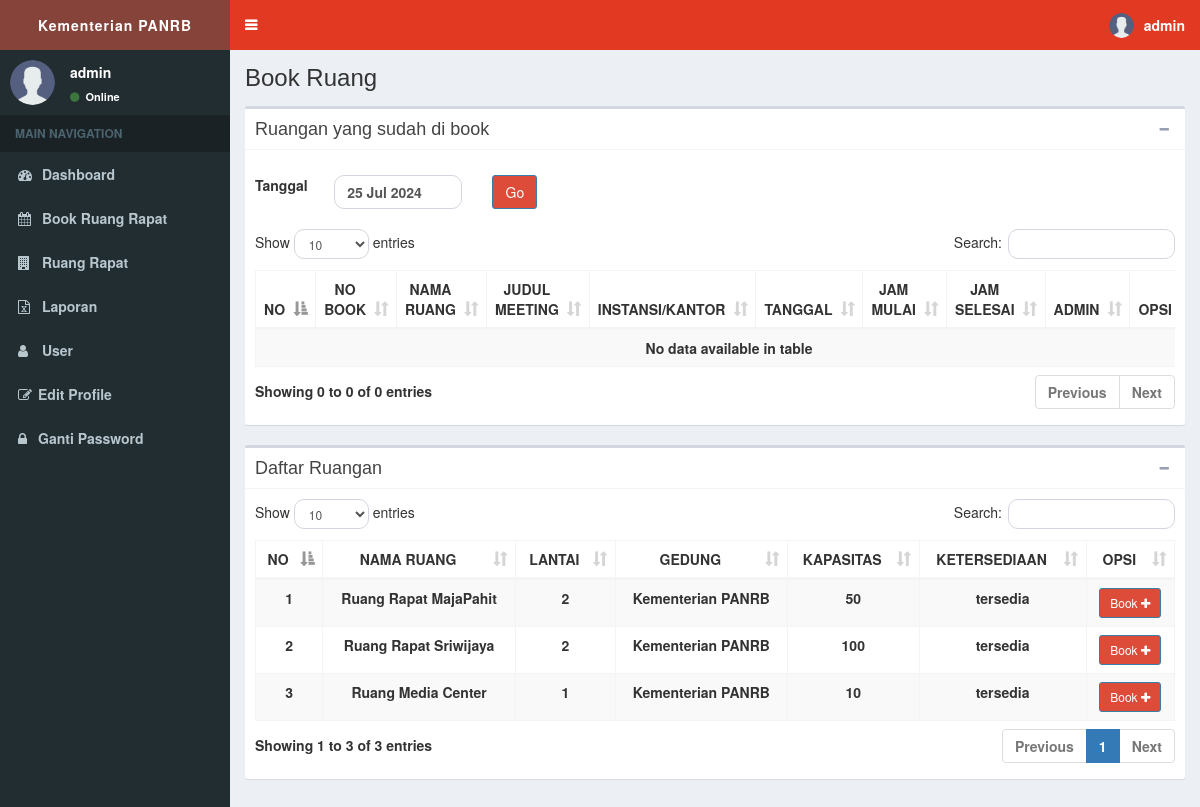
Page /page/bookruang/bookruang.php (signed in) on the committed database.
### tables this page shows
CREATE TABLE `tb_ruang` (
  `id_ruang` int(11) NOT NULL,
  `lantai_ruang` varchar(50) DEFAULT NULL,
  `gedung` varchar(50) DEFAULT NULL,
  `nama_ruang` varchar(50) DEFAULT NULL,
  `kapasitas` varchar(50) DEFAULT NULL,
  `ketersediaan` varchar(50) DEFAULT NULL
);

### page/bookruang/bookruang.php (the view, shortened to what this page needs)
<?php require_once '../template/header.php'; ?>
<?php require_once '../../function/koneksi.php'; ?>
<div class="wrapper">
  <body class="hold-transition skin-blue sidebar-mini">
    <?php require_once '../template/headermain.php' ?>
    <?php require_once '../template/asidebar.php' ?>
    <div class="content-wrapper">
      <section class="content-header">
        <h1>
        Book Ruang
        </h1>
      </section>
      <section class="content">
        <div class="box">
          <div class="box-header with-border">
            <h3 class="box-title">Ruangan yang sudah di book</h3>
            <div class="box-tools pull-right">
              <button type="button" class="btn btn-box-tool" data-widget="collapse" data-toggle="tooltip"
              title="Collapse">
              <i class="fa fa-minus"></i></button>
            </div>
          </div>
          <div class="box-body">
            <div class="row">
              <form action="bookruang.php" method="get" class="form-tanggal">
                <div class="form-group">
                  <label class="col-sm-1 control-label">Tanggal</label>
                  <div class="col-sm-2">
                    <?php  if (isset($_GET['tanggal'])) { ?>
                    <input type="text" name="tanggal" class="form-control"
                    value="<?= $_GET['tanggal'] ?>">
                    <?php } else {?>
                    <input type="text" name="tanggal" class="form-control"
                    value="<?= date('d M Y'); ?>">
                    <?php } ?>
                  </div>
                </div>
                <div class="col-sm-2">
                  <button class="btn btn-primary" type="submit">Go</button>
                </div>
              </form>
            </div>
            <br>
            <div  class="table-responsive">
              <table class="table table-hover table-bordered table-striped text-center table-data" width="100%">
                <thead>
                  <tr>
                    <th>NO</th>
                    <th>NO BOOK</th>
                    <th>NAMA RUANG</th>
                    <th>JUDUL MEETING</th>
                    <th>INSTANSI/KANTOR</th>
                    <th>TANGGAL</th>
                    <th>JAM MULAI</th>
                    <th>JAM SELESAI</th>
                    <th>ADMIN</th>
                    <th>OPSI</th>
                  </tr>
                </thead>
                <tbody>
                </tbody>
              </table>
            </div>
          </div>
        </div>
        <div class="box">
          <div class="box-header with-border">
            <h3 class="box-title">Daftar Ruangan</h3>
            <div class="box-tools pull-right">
              <button type="button" class="btn btn-box-tool" data-widget="collapse" data-toggle="tooltip"
              title="Collapse">
              <i class="fa fa-minus"></i></button>
            </div>
          </div>
          <div class="box-body">
            <table class="table table-hover table-bordered table-striped text-center table-data" width="100%">
              <thead>
                <tr>
                  <th>NO</th>
                  <th>NAMA RUANG</th>
                  <th>LANTAI</th>
                  <th>GEDUNG</th>
                  <th>KAPASITAS</th>
                  <th>KETERSEDIAAN</th>
                  <th>OPSI</th>
                </tr>
              </thead>
              <tbody>
                <?php
                $sql ="SELECT * FROM tb_ruang";
                $query = mysqli_query($koneksi,$sql);
                $no=1;
                ?>
                <?php while ($result = mysqli_fetch_assoc($query)): ?>
                <tr>
                  <td><?=$no?></td>
                  <td><?=$result['nama_ruang']?></td>
                  <td><?=$result['lantai_ruang']?></td>
                  <td><?=$result['gedung']?></td>
                  <td><?=$result['kapasitas']?></td>
                  <td><?=$result['ketersediaan']?></td>
                  <td>
                    <?php if ($result['ketersediaan'] == 'tidak tersedia'): ?>
                    <button class="btn btn-sm btn-primary" disabled>Book <i class="fa fa-plus"></i></button>
                    <?php else: ?>
                    <a href="tambahbook.php?idruang=<?=$result['id_ruang']?>" class="btn btn-sm btn-primary"> Book <i class="fa fa-plus"></i></a>
                    <?php endif; ?>
                  </td>
                </tr>
                <?php $no++; endwhile; ?>
              </tbody>
            </table>
          </div>
        </div>
      </section>
    </div>
  </div>
  <?php require_once '../template/footer.php'; ?>

### page/template/header.php (shortened to what this page needs)
<!DOCTYPE html>
<html>
<head>
  <link rel="stylesheet" href="../../assets/bower_components/bootstrap/dist/css/bootstrap.min.css">
  <link rel="stylesheet" href="../../assets/bower_components/font-awesome/css/font-awesome.min.css">
  <link rel="stylesheet" href="../../assets/dist/css/AdminLTE.min.css">
  <link rel="stylesheet" href="../../assets/dist/css/skins/_all-skins.min.css">
   <link rel="stylesheet" href="../../assets/bower_components/datatables/css/dataTables.bootstrap.min.css">
  <link rel="stylesheet" href="../../assets/bower_components/bootstrap-datepicker/dist/css/bootstrap-datepicker.min.css">
  <link rel="stylesheet" href="../../assets/dist/css/custom.css">
</head>

### page/template/headermain.php (shortened to what this page needs)
<header class="main-header">
    <a href="../../index2.html" class="logo">
      <span class="logo-mini"><b>Kementerian PANRB/b></span>
      <span class="logo-lg"><b> Kementerian PANRB</b></span>
    </a>
    <nav class="navbar navbar-static-top">
      <a href="#" class="sidebar-toggle" data-toggle="push-menu" role="button">
      </a>
      <div class="navbar-custom-menu">
        <ul class="nav navbar-nav">
          <li class="dropdown user user-menu">
            <a href="#" class="dropdown-toggle" data-toggle="dropdown">
              <img src="../../assets/dist/img/user.png" class="user-image" alt="User Image">
              <span class="hidden-xs"><?=$_SESSION['nama_user']?></span>
            </a>
          </li>
        </ul>
      </div>
    </nav>
  </header>

### page/template/asidebar.php
<aside class="main-sidebar">
    <section class="sidebar">
      <div class="user-panel">
        <div class="pull-left image">
          <img src="../../assets/dist/img/user.png" class="img-circle" alt="User Image">
        </div>
        <div class="pull-left info">
          <p><?=$_SESSION['nama_user']; ?></p>
          <a href="#"><i class="fa fa-circle text-success"></i> Online</a>
        </div>
      </div>
      <ul class="sidebar-menu" data-widget="tree">
        <li class="header">MAIN NAVIGATION</li>
        <li>
          <a href="../dashboard/dashboard.php">
            <i class="fa fa-dashboard"></i> <span>Dashboard</span>
          </a>
        </li>
        <li>
          <a href="../bookruang/bookruang.php">
            <i class="fa fa-calendar"></i> <span>Book Ruang Rapat</span>
          </a>
        </li>
        <li>
        <?php if ($_SESSION['role'] =='admin' ): ?>
          <a href="../ruangrapat/ruangrapat.php">
            <i class="fa fa-building"></i> <span>Ruang Rapat</span>
          </a>
        </li>
        <?php endif ?>
        <li>
          <a href="../laporan/laporan.php">
            <i class="fa fa-file-excel-o"></i> <span>Laporan</span>
          </a>
        </li>
        <?php if ($_SESSION['role'] =='admin' ): ?>
          <li>
            <a href="../user/user.php">
              <i class="fa fa-user"></i> <span>User</span>
            </a>
          </li>
        <?php endif ?>
        <li>
          <a href="../user/editprofile.php">
            <i class="fa fa-edit"></i><span>Edit Profile</span>
          </a>
        </li>
        <li>
          <a href="../user/editpassword.php">
            <i class="fa fa-lock"></i><span>Ganti Password</span>
          </a>
        </li>
      </ul>
    </section>
  </aside>

### page/template/footer.php (shortened to what this page needs)
</body>
</html>

### rows in the picture
tb_ruang: nama_ruang "Ruang Rapat MajaPahit", lantai_ruang "2", gedung "Kementerian PANRB", kapasitas "50", ketersediaan "tersedia"
tb_ruang: nama_ruang "Ruang Rapat Sriwijaya", lantai_ruang "2", gedung "Kementerian PANRB", kapasitas "100", ketersediaan "tersedia"
tb_ruang: nama_ruang "Ruang Media Center", lantai_ruang "1", gedung "Kementerian PANRB", kapasitas "10", ketersediaan "tersedia"

### other values in the picture
$_SESSION['nama_user'] "admin"
